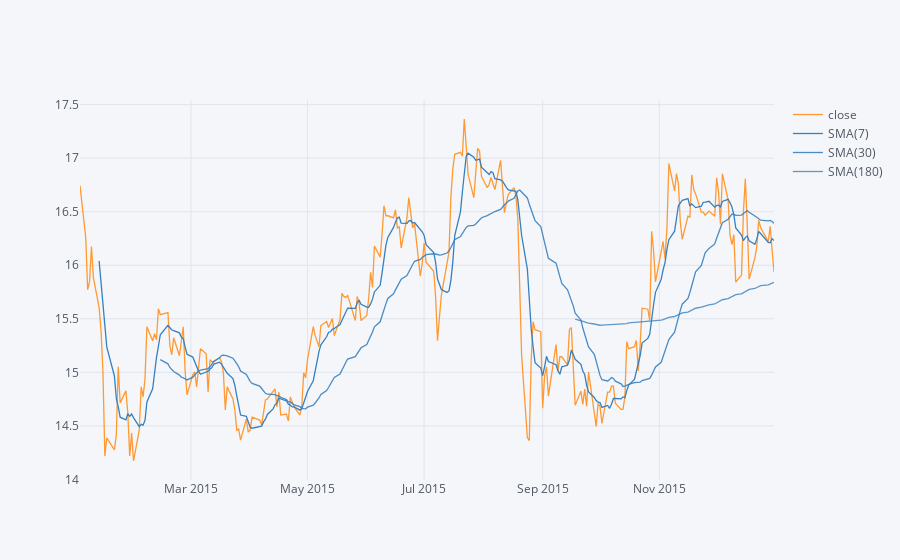

The cell this chart's notebook holds for it:
### Markdown cell above
** Use .ta_plot(study='sma') to create a Simple Moving Averages plot of Morgan Stanley for the year 2015.**

### Code cell
bank_stocks['2015-01-01':'2015-12-31']['BAC']['close'].ta_plot(study='sma',periods=[7,30,180])

### Figure 1 — Plotly figure (JSON) as saved in the notebook; plotly's stock layout.template omitted (floating-point values rounded to 4 significant figures; data arrays with more than 128 entries replaced by an {"elided": "..."} marker saying what was removed)
{"data": [{"line": {"color": "rgba(255, 153, 51, 1.0)", "dash": "solid", "shape": "linear", "width": 1.3}, "mode": "lines", "name": "close", "text": "", "type": "scatter", "uid": "6b0d969d-a6a5-45cf-b9c2-afe056495409", "x": {"elided": "252 str values"}, "y": {"elided": "252 float values"}}, {"line": {"color": "rgba(55, 128, 191, 1.0)", "dash": "solid", "shape": "linear", "width": 1.3}, "mode": "lines", "name": "SMA(7)", "text": "", "type": "scatter", "uid": "af5fafad-6dfa-4886-9a56-917d6eb247a2", "x": {"elided": "252 str values"}, "y": {"elided": "252 mixed values"}}, {"line": {"color": "rgba(55, 128, 191, 0.8999999999999999)", "dash": "solid", "shape": "linear", "width": 1.3}, "mode": "lines", "name": "SMA(30)", "text": "", "type": "scatter", "uid": "765869a6-ad03-4cfd-915a-2dc0b7fcf048", "x": {"elided": "252 str values"}, "y": {"elided": "252 mixed values"}}, {"line": {"color": "rgba(55, 128, 191, 0.7999999999999998)", "dash": "solid", "shape": "linear", "width": 1.3}, "mode": "lines", "name": "SMA(180)", "text": "", "type": "scatter", "uid": "77c99c89-0f1b-4e9d-998d-8d3c9ea61c5d", "x": {"elided": "252 str values"}, "y": {"elided": "252 mixed values"}}], "layout": {"legend": {"bgcolor": "#F5F6F9", "font": {"color": "#4D5663"}}, "paper_bgcolor": "#F5F6F9", "plot_bgcolor": "#F5F6F9", "title": {"font": {"color": "#4D5663"}}, "xaxis": {"gridcolor": "#E1E5ED", "showgrid": true, "tickfont": {"color": "#4D5663"}, "title": {"font": {"color": "#4D5663"}, "text": ""}, "zerolinecolor": "#E1E5ED"}, "yaxis": {"gridcolor": "#E1E5ED", "showgrid": true, "tickfont": {"color": "#4D5663"}, "title": {"font": {"color": "#4D5663"}, "text": ""}, "zerolinecolor": "#E1E5ED"}}}
